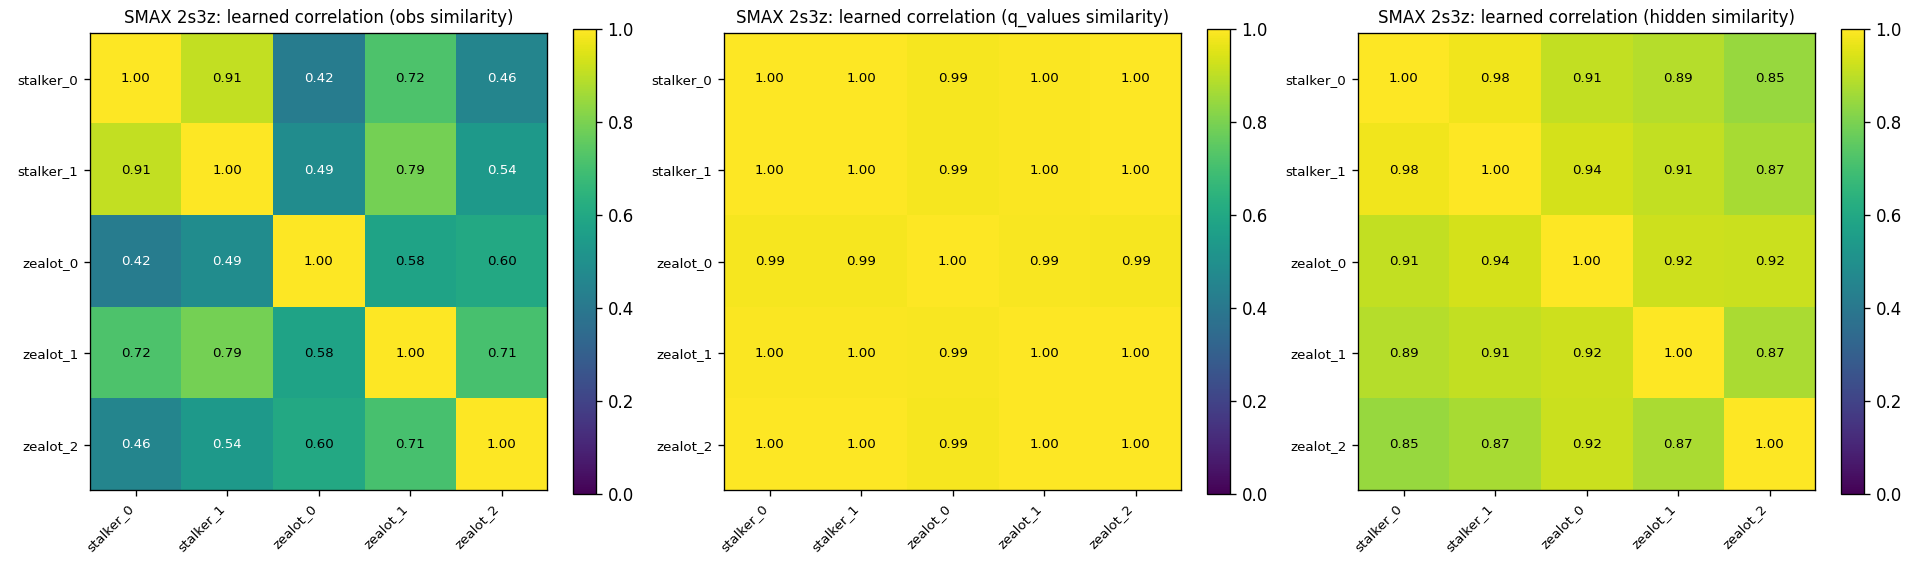

The script that saved this image:
"""Learned correlation matrices (end of training) for the three similarity sources.

Averaged over seeds. Text colour adapts to cell brightness so values stay
readable on the yellow (high-correlation) cells.
"""

import glob

import matplotlib.pyplot as plt
import numpy as np

LABELS = ["stalker_0", "stalker_1", "zealot_0", "zealot_1", "zealot_2"]
SIMS = [("obs", "obs similarity"),
        ("q_values", "q_values similarity"),
        ("hidden", "hidden similarity")]


def avg_final_corr(sim):
    mats = []
    for p in sorted(glob.glob(f"results_smax/smax_2s3z_vdn_correlated_{sim}_s*.npz")):
        d = np.load(p, allow_pickle=True)
        M = d["corr_log_matrices"]
        if M.shape[0] > 0:
            mats.append(M[-1])
    return np.mean(mats, axis=0)


def main():
    fig, axes = plt.subplots(1, 3, figsize=(16, 4.7))
    for ax, (sim, title) in zip(axes, SIMS):
        R = avg_final_corr(sim)
        im = ax.imshow(R, vmin=0, vmax=1, cmap="viridis")
        ax.set_xticks(range(5))
        ax.set_yticks(range(5))
        ax.set_xticklabels(LABELS, rotation=45, ha="right", fontsize=8)
        ax.set_yticklabels(LABELS, fontsize=8)
        for i in range(5):
            for j in range(5):
                # Black text on bright (viridis > ~0.5 -> greenish/yellow) cells.
                color = "black" if R[i, j] > 0.55 else "white"
                ax.text(j, i, f"{R[i, j]:.2f}", ha="center", va="center",
                        color=color, fontsize=8)
        ax.set_title(f"SMAX 2s3z: learned correlation ({title})", fontsize=10)
        plt.colorbar(im, ax=ax, fraction=0.046)
    fig.tight_layout()
    fig.savefig("plot_smax_corr_matrix.png", dpi=120)
    print("saved plot_smax_corr_matrix.png")


if __name__ == "__main__":
    main()
